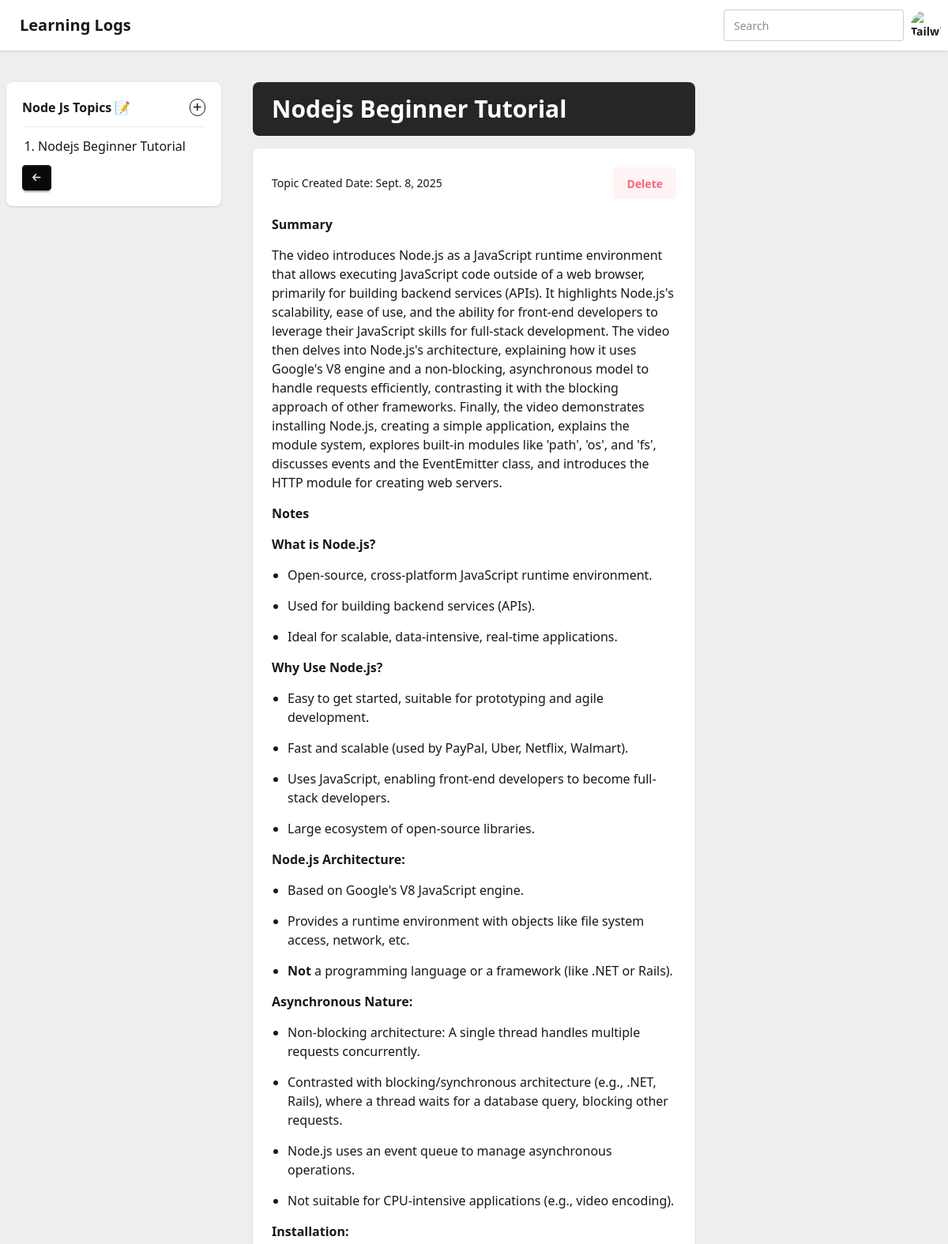
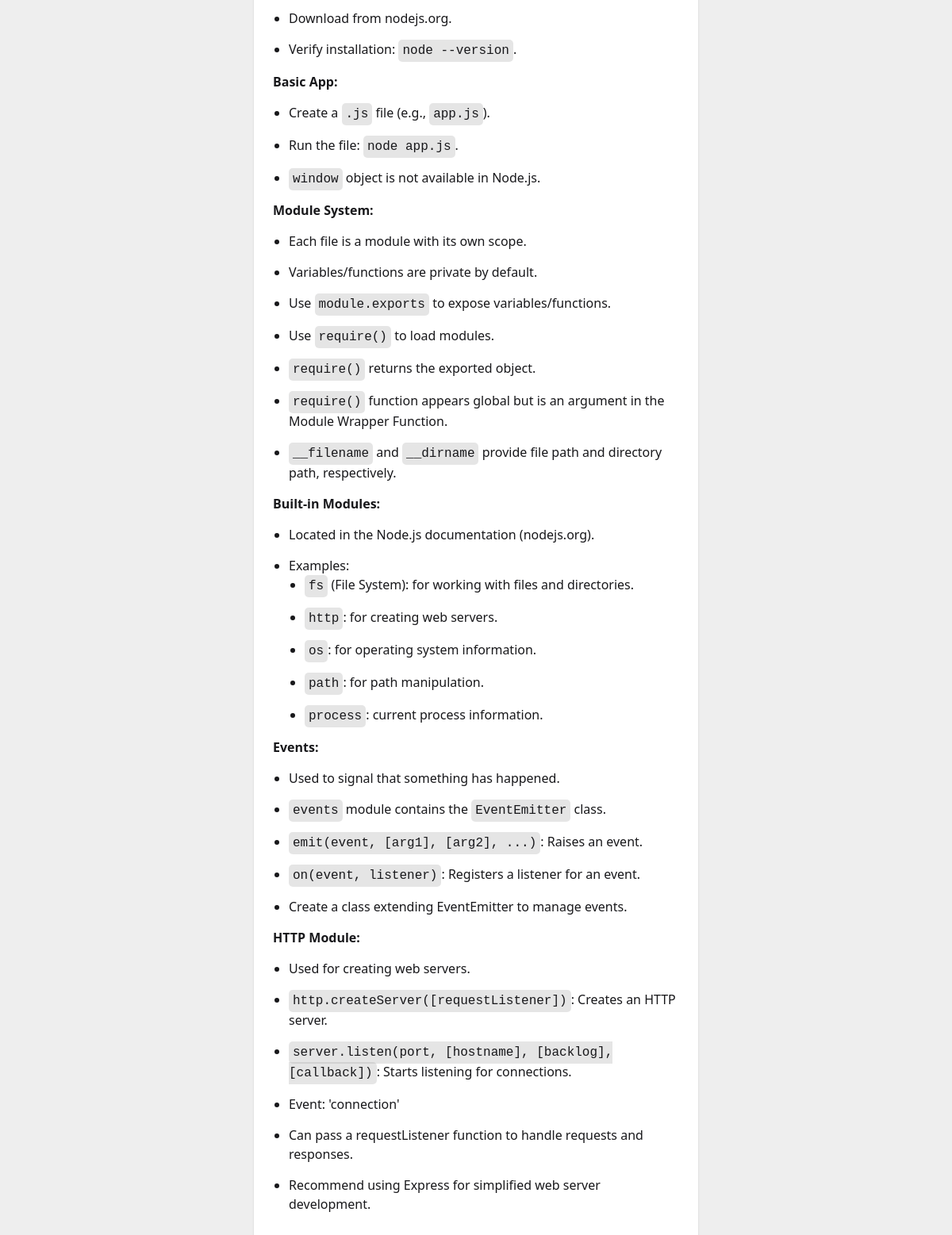
Screenshot of /note/17/ with the database file from the repository (2 pictures, top to bottom).
### base/models.py (models this page shows, shortened)
class Note(models.Model):
    user = models.ForeignKey(User, on_delete=models.CASCADE)
    name = models.CharField(max_length=200)
    created_date = models.DateTimeField(auto_now_add=True)
    updated_date = models.DateTimeField(auto_now=True)
    class Meta:
        ordering = ['-updated_date', '-created_date']

class Topic(models.Model):
    topic_name = models.TextField()
    note = models.ForeignKey(Note, on_delete=models.CASCADE, blank=True, null=True)
    url = EmbedVideoField()
    summary = models.TextField(blank=True, null=True)
    transcript = models.TextField(blank=True, null=True)
    created_at = models.DateTimeField(auto_now_add=True,blank=True, null=True)
    updated_at = models.DateTimeField(auto_now=True,blank=True, null=True)
    class Meta:
        ordering = ['-updated_at', '-created_at']

### base/views.py (the view, shortened to what this page needs)
# urls.py: path('note/<int:pk>/', views.noteView, name='note_view'),
def noteView(request, pk):
    note = Note.objects.get(id=pk)
    if request.POST.get('todoitem'):
        if request.method == 'POST':
            listItem = request.POST.get('todoitem').title()
            ToDoList.objects.create(listItem=listItem, listOwner=request.user)
            return redirect('')
    recent_topic = Topic.objects.filter(note=note).first()
    topics = Topic.objects.filter(note=note)
    context = {
        'note':note,
        'recent_topic':recent_topic,
        'topics':topics,
    }
    return render(request,'base/note.html', context)

### templates/base/note.html (shortened to what this page needs)
{% extends 'main.html' %}
{% load static %}
{% load embed_video_tags %}
{% block body %}
{% include 'base/navbar.html' %}
<div class="grid grid-cols-1 md:grid-cols-[1fr_2fr_1fr] gap-6 pt-24">
  <div class="h-fit p-2 order-1" id="sidebar">
    {% if topics %}
    <div class="bg-base-100 shadow-sm p-5 rounded-lg">
      <div
        class="flex justify-between items-center pb-3 border-b border-base-300 dark:border-base-100"
      >
        <h3 class="font-bold">{{note.name}} Topics 📝</h3>
        <button class="btn btn-circle btn-outline h-fit w-fit p-1 text-xs">
          <i class="fa-solid fa-plus" onclick="togglehide()"></i>
        </button>
      </div>
      <ol class="mt-3 list-decimal pl-5">
        {% for topic in topics %}
        <a href="{% url 'note_topic' note.id topic.id  %}"
          ><li>{{topic.topic_name}}</li></a
        >
        {% endfor %}
      </ol>
      <div class="mt-3">
        <a href="{% url 'home' %}"
          ><button class="btn btn-sm btn-neutral text-xs">
            <i class="fa-solid fa-arrow-left"></i></button
        ></a>
      </div>
    </div>
    {% endif %}
  </div>
  <div class="p-2 order-3" id="topic-container">
    <div class="">
      {% if topics %}
      <div class="bg-neutral-800 py-4 px-6 rounded-lg">
        <h1 class="text-white text-3xl font-bold">
          {{recent_topic.topic_name}}
        </h1>
      </div>
      {% endif %}
    </div>
    <div class="mt-4" id="note-topic">
      {% if not topics %}
      <p class="p-3 bg-white rounded mt-4 shadow-sm text-center">
        You don't have topic yet, lets add one 😊
      </p>
      {% else %}
      <div class="bg-base-100 shadow-sm p-6 rounded-lg">
        <div class="controls flex justify-between items-center mb-5">
          <p id="topic-time" class="text-sm">
            Topic Created Date: {{recent_topic.created_at|date}}
          </p>
          <div>
            <a
              class="btn btn-soft btn-error"
              href="{% url 'topic-delete' note.id recent_topic.id %}"
              >Delete</a
            >
          </div>
        </div>
        <div class="" id="topic-div">{{recent_topic.summary|safe}}</div>
      </div>
      {% endif %}
    </div>
  </div>
  <div class="p-2 order-2 md:order-3">
  </div>
</div>
{% endblock %}

### rows the page displays
Note: name "Node Js"
Topic: topic_name "Nodejs Beginner Tutorial", created_at "Sept. 8, 2025", summary "Summary The video introduces Node.js as a JavaScript runtime environment that allows executing JavaScript code outside of a web browser, primarily for building backend services (APIs). It highlights Node.js's scalability, ease of use, and the ability for front-end developers to leverage their JavaScript skills for full-stack development. The video then delves into Node.js's architecture, explaining how it uses Google's V8 engine and a non-blocking, asynchronous model to handle requests efficiently, contrasting it with the blocking approach of other frameworks. Finally, the video demonstrates installing Node.js, creating a simple application, explains the module system, explores built-in…"
